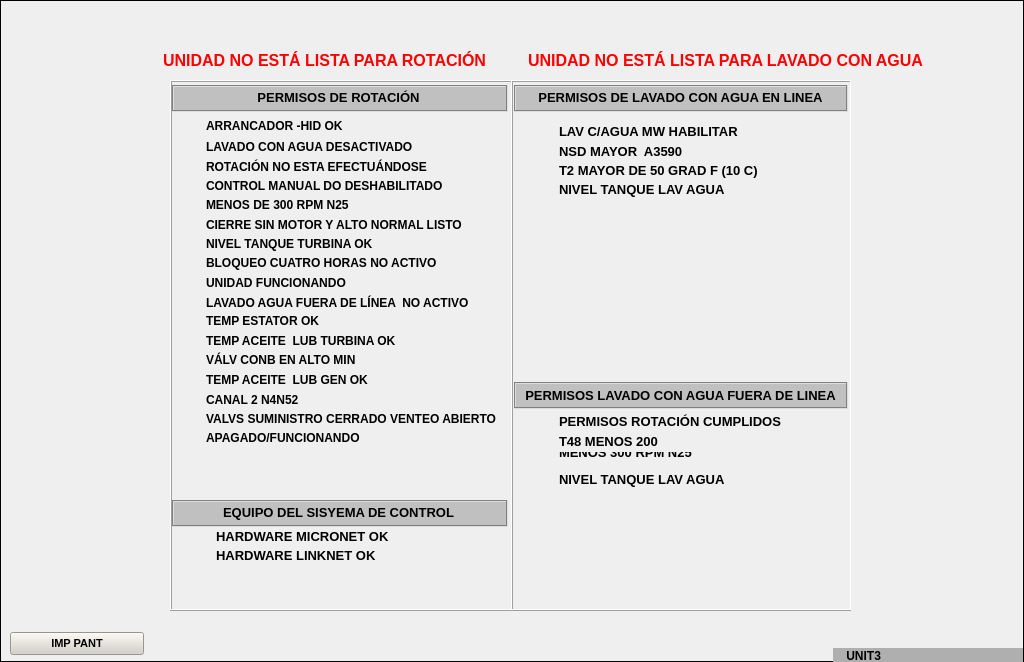
<?xml version="1.0" encoding="UTF-8"?>
<ui version="4.0">
 <class>A6</class>
 <widget class="QWidget" name="A6">
  <property name="geometry">
   <rect>
    <x>0</x>
    <y>0</y>
    <width>1024</width>
    <height>662</height>
   </rect>
  </property>
  <property name="minimumSize">
   <size>
    <width>1024</width>
    <height>662</height>
   </size>
  </property>
  <property name="maximumSize">
   <size>
    <width>1024</width>
    <height>662</height>
   </size>
  </property>
  <property name="windowTitle">
   <string>Form</string>
  </property>
  <widget class="QLabel" name="label">
   <property name="enabled">
    <bool>true</bool>
   </property>
   <property name="geometry">
    <rect>
     <x>0</x>
     <y>0</y>
     <width>1024</width>
     <height>662</height>
    </rect>
   </property>
   <property name="minimumSize">
    <size>
     <width>1024</width>
     <height>662</height>
    </size>
   </property>
   <property name="maximumSize">
    <size>
     <width>1024</width>
     <height>662</height>
    </size>
   </property>
   <property name="frameShape">
    <enum>QFrame::Box</enum>
   </property>
   <property name="text">
    <string/>
   </property>
   <property name="pixmap">
    <pixmap resource="../Resources.qrc">:/Resources/PNG/A6.png</pixmap>
   </property>
   <property name="scaledContents">
    <bool>true</bool>
   </property>
  </widget>
  <widget class="QFrame" name="frame">
   <property name="geometry">
    <rect>
     <x>170</x>
     <y>80</y>
     <width>681</width>
     <height>531</height>
    </rect>
   </property>
   <property name="frameShape">
    <enum>QFrame::StyledPanel</enum>
   </property>
   <property name="frameShadow">
    <enum>QFrame::Raised</enum>
   </property>
   <widget class="QFrame" name="frame_2">
    <property name="geometry">
     <rect>
      <x>0</x>
      <y>0</y>
      <width>343</width>
      <height>531</height>
     </rect>
    </property>
    <property name="frameShape">
     <enum>QFrame::Box</enum>
    </property>
    <property name="frameShadow">
     <enum>QFrame::Raised</enum>
    </property>
    <widget class="AWMultiObject" name="ledApaFun">
     <property name="geometry">
      <rect>
       <x>6</x>
       <y>347</y>
       <width>31</width>
       <height>25</height>
      </rect>
     </property>
     <property name="ElementType">
      <enum>AWMultiObject::CIRLED</enum>
     </property>
    </widget>
    <widget class="QLabel" name="lbApaFunT">
     <property name="geometry">
      <rect>
       <x>36</x>
       <y>350</y>
       <width>300</width>
       <height>16</height>
      </rect>
     </property>
     <property name="font">
      <font>
       <pointsize>9</pointsize>
       <weight>75</weight>
       <bold>true</bold>
      </font>
     </property>
     <property name="text">
      <string>APAGADO/FUNCIONANDO</string>
     </property>
    </widget>
    <widget class="AWMultiObject" name="ledArraHid">
     <property name="geometry">
      <rect>
       <x>6</x>
       <y>38</y>
       <width>31</width>
       <height>25</height>
      </rect>
     </property>
     <property name="ElementType">
      <enum>AWMultiObject::CIRLED</enum>
     </property>
    </widget>
    <widget class="QLabel" name="lbArraHidT">
     <property name="geometry">
      <rect>
       <x>36</x>
       <y>38</y>
       <width>300</width>
       <height>16</height>
      </rect>
     </property>
     <property name="font">
      <font>
       <pointsize>9</pointsize>
       <weight>75</weight>
       <bold>true</bold>
      </font>
     </property>
     <property name="text">
      <string>ARRANCADOR -HID OK</string>
     </property>
    </widget>
    <widget class="QLabel" name="lbLavConADT">
     <property name="geometry">
      <rect>
       <x>36</x>
       <y>59</y>
       <width>300</width>
       <height>16</height>
      </rect>
     </property>
     <property name="font">
      <font>
       <pointsize>9</pointsize>
       <weight>75</weight>
       <bold>true</bold>
      </font>
     </property>
     <property name="text">
      <string>LAVADO CON AGUA DESACTIVADO</string>
     </property>
    </widget>
    <widget class="AWMultiObject" name="ledLavConAD">
     <property name="geometry">
      <rect>
       <x>6</x>
       <y>58</y>
       <width>31</width>
       <height>25</height>
      </rect>
     </property>
     <property name="ElementType">
      <enum>AWMultiObject::CIRLED</enum>
     </property>
    </widget>
    <widget class="QLabel" name="lbHardMicrT">
     <property name="geometry">
      <rect>
       <x>46</x>
       <y>448</y>
       <width>251</width>
       <height>16</height>
      </rect>
     </property>
     <property name="font">
      <font>
       <pointsize>10</pointsize>
       <weight>75</weight>
       <bold>true</bold>
      </font>
     </property>
     <property name="text">
      <string>HARDWARE MICRONET OK</string>
     </property>
    </widget>
    <widget class="QLabel" name="lbHarLinkT">
     <property name="geometry">
      <rect>
       <x>46</x>
       <y>467</y>
       <width>251</width>
       <height>16</height>
      </rect>
     </property>
     <property name="font">
      <font>
       <pointsize>10</pointsize>
       <weight>75</weight>
       <bold>true</bold>
      </font>
     </property>
     <property name="text">
      <string>HARDWARE LINKNET OK</string>
     </property>
    </widget>
    <widget class="AWMultiObject" name="ledHarLink">
     <property name="geometry">
      <rect>
       <x>13</x>
       <y>465</y>
       <width>31</width>
       <height>25</height>
      </rect>
     </property>
     <property name="ElementType">
      <enum>AWMultiObject::CIRLED</enum>
     </property>
    </widget>
    <widget class="AWMultiObject" name="ledHardMicr">
     <property name="geometry">
      <rect>
       <x>13</x>
       <y>445</y>
       <width>31</width>
       <height>25</height>
      </rect>
     </property>
     <property name="ElementType">
      <enum>AWMultiObject::CIRLED</enum>
     </property>
    </widget>
    <widget class="QLabel" name="lbRotNET">
     <property name="geometry">
      <rect>
       <x>36</x>
       <y>79</y>
       <width>300</width>
       <height>16</height>
      </rect>
     </property>
     <property name="font">
      <font>
       <pointsize>9</pointsize>
       <weight>75</weight>
       <bold>true</bold>
      </font>
     </property>
     <property name="text">
      <string>ROTACIÓN NO ESTA EFECTUÁNDOSE</string>
     </property>
    </widget>
    <widget class="AWMultiObject" name="ledRotNE">
     <property name="geometry">
      <rect>
       <x>6</x>
       <y>76</y>
       <width>31</width>
       <height>25</height>
      </rect>
     </property>
     <property name="ElementType">
      <enum>AWMultiObject::CIRLED</enum>
     </property>
    </widget>
    <widget class="AWMultiObject" name="ledCtrlMD">
     <property name="geometry">
      <rect>
       <x>6</x>
       <y>96</y>
       <width>31</width>
       <height>25</height>
      </rect>
     </property>
     <property name="ElementType">
      <enum>AWMultiObject::CIRLED</enum>
     </property>
    </widget>
    <widget class="QLabel" name="lbCtrlMDT">
     <property name="geometry">
      <rect>
       <x>36</x>
       <y>98</y>
       <width>300</width>
       <height>16</height>
      </rect>
     </property>
     <property name="font">
      <font>
       <pointsize>9</pointsize>
       <weight>75</weight>
       <bold>true</bold>
      </font>
     </property>
     <property name="text">
      <string>CONTROL MANUAL DO DESHABILITADO</string>
     </property>
    </widget>
    <widget class="AWMultiObject" name="ledMen300N25_1">
     <property name="geometry">
      <rect>
       <x>6</x>
       <y>116</y>
       <width>31</width>
       <height>25</height>
      </rect>
     </property>
     <property name="ElementType">
      <enum>AWMultiObject::CIRLED</enum>
     </property>
    </widget>
    <widget class="QLabel" name="lbMen300N25_1T">
     <property name="geometry">
      <rect>
       <x>36</x>
       <y>117</y>
       <width>300</width>
       <height>16</height>
      </rect>
     </property>
     <property name="font">
      <font>
       <pointsize>9</pointsize>
       <weight>75</weight>
       <bold>true</bold>
      </font>
     </property>
     <property name="text">
      <string>MENOS DE 300 RPM N25</string>
     </property>
    </widget>
    <widget class="AWMultiObject" name="ledCieSinM">
     <property name="geometry">
      <rect>
       <x>6</x>
       <y>135</y>
       <width>31</width>
       <height>25</height>
      </rect>
     </property>
     <property name="ElementType">
      <enum>AWMultiObject::CIRLED</enum>
     </property>
    </widget>
    <widget class="QLabel" name="lbCieSinMT">
     <property name="geometry">
      <rect>
       <x>36</x>
       <y>137</y>
       <width>300</width>
       <height>16</height>
      </rect>
     </property>
     <property name="font">
      <font>
       <pointsize>9</pointsize>
       <weight>75</weight>
       <bold>true</bold>
      </font>
     </property>
     <property name="text">
      <string>CIERRE SIN MOTOR Y ALTO NORMAL LISTO</string>
     </property>
    </widget>
    <widget class="AWMultiObject" name="ledBloqNo">
     <property name="geometry">
      <rect>
       <x>6</x>
       <y>173</y>
       <width>31</width>
       <height>25</height>
      </rect>
     </property>
     <property name="ElementType">
      <enum>AWMultiObject::CIRLED</enum>
     </property>
    </widget>
    <widget class="QLabel" name="lbNivTanTurT">
     <property name="geometry">
      <rect>
       <x>36</x>
       <y>156</y>
       <width>300</width>
       <height>16</height>
      </rect>
     </property>
     <property name="font">
      <font>
       <pointsize>9</pointsize>
       <weight>75</weight>
       <bold>true</bold>
      </font>
     </property>
     <property name="text">
      <string>NIVEL TANQUE TURBINA OK</string>
     </property>
    </widget>
    <widget class="AWMultiObject" name="ledLavAguFu">
     <property name="geometry">
      <rect>
       <x>6</x>
       <y>211</y>
       <width>31</width>
       <height>25</height>
      </rect>
     </property>
     <property name="ElementType">
      <enum>AWMultiObject::CIRLED</enum>
     </property>
    </widget>
    <widget class="QLabel" name="lbBloqNoT">
     <property name="geometry">
      <rect>
       <x>36</x>
       <y>175</y>
       <width>300</width>
       <height>16</height>
      </rect>
     </property>
     <property name="font">
      <font>
       <pointsize>9</pointsize>
       <weight>75</weight>
       <bold>true</bold>
      </font>
     </property>
     <property name="text">
      <string>BLOQUEO CUATRO HORAS NO ACTIVO</string>
     </property>
    </widget>
    <widget class="QLabel" name="lbTempEstT">
     <property name="geometry">
      <rect>
       <x>36</x>
       <y>233</y>
       <width>300</width>
       <height>16</height>
      </rect>
     </property>
     <property name="font">
      <font>
       <pointsize>9</pointsize>
       <weight>75</weight>
       <bold>true</bold>
      </font>
     </property>
     <property name="text">
      <string>TEMP ESTATOR OK</string>
     </property>
    </widget>
    <widget class="QLabel" name="lbLavAguFuT">
     <property name="geometry">
      <rect>
       <x>36</x>
       <y>215</y>
       <width>300</width>
       <height>16</height>
      </rect>
     </property>
     <property name="font">
      <font>
       <pointsize>9</pointsize>
       <weight>75</weight>
       <bold>true</bold>
      </font>
     </property>
     <property name="text">
      <string>LAVADO AGUA FUERA DE LÍNEA  NO ACTIVO</string>
     </property>
    </widget>
    <widget class="AWMultiObject" name="ledUnidFun">
     <property name="geometry">
      <rect>
       <x>6</x>
       <y>191</y>
       <width>31</width>
       <height>25</height>
      </rect>
     </property>
     <property name="ElementType">
      <enum>AWMultiObject::CIRLED</enum>
     </property>
    </widget>
    <widget class="AWMultiObject" name="ledTempAceTur">
     <property name="geometry">
      <rect>
       <x>6</x>
       <y>250</y>
       <width>31</width>
       <height>25</height>
      </rect>
     </property>
     <property name="ElementType">
      <enum>AWMultiObject::CIRLED</enum>
     </property>
    </widget>
    <widget class="QLabel" name="lbUnidFunT">
     <property name="geometry">
      <rect>
       <x>36</x>
       <y>195</y>
       <width>300</width>
       <height>16</height>
      </rect>
     </property>
     <property name="font">
      <font>
       <pointsize>9</pointsize>
       <weight>75</weight>
       <bold>true</bold>
      </font>
     </property>
     <property name="text">
      <string>UNIDAD FUNCIONANDO</string>
     </property>
    </widget>
    <widget class="AWMultiObject" name="ledNivTanTur">
     <property name="geometry">
      <rect>
       <x>6</x>
       <y>153</y>
       <width>31</width>
       <height>25</height>
      </rect>
     </property>
     <property name="ElementType">
      <enum>AWMultiObject::CIRLED</enum>
     </property>
    </widget>
    <widget class="AWMultiObject" name="ledTempEst">
     <property name="geometry">
      <rect>
       <x>6</x>
       <y>231</y>
       <width>31</width>
       <height>25</height>
      </rect>
     </property>
     <property name="ElementType">
      <enum>AWMultiObject::CIRLED</enum>
     </property>
    </widget>
    <widget class="QLabel" name="lbTempAceTurT">
     <property name="geometry">
      <rect>
       <x>36</x>
       <y>253</y>
       <width>300</width>
       <height>16</height>
      </rect>
     </property>
     <property name="font">
      <font>
       <pointsize>9</pointsize>
       <weight>75</weight>
       <bold>true</bold>
      </font>
     </property>
     <property name="text">
      <string>TEMP ACEITE  LUB TURBINA OK</string>
     </property>
    </widget>
    <widget class="QLabel" name="lbValConbT">
     <property name="geometry">
      <rect>
       <x>36</x>
       <y>272</y>
       <width>300</width>
       <height>16</height>
      </rect>
     </property>
     <property name="font">
      <font>
       <pointsize>9</pointsize>
       <weight>75</weight>
       <bold>true</bold>
      </font>
     </property>
     <property name="text">
      <string>VÁLV CONB EN ALTO MIN</string>
     </property>
    </widget>
    <widget class="QLabel" name="lbTempAceGenT">
     <property name="geometry">
      <rect>
       <x>36</x>
       <y>292</y>
       <width>300</width>
       <height>16</height>
      </rect>
     </property>
     <property name="font">
      <font>
       <pointsize>9</pointsize>
       <weight>75</weight>
       <bold>true</bold>
      </font>
     </property>
     <property name="text">
      <string>TEMP ACEITE  LUB GEN OK</string>
     </property>
    </widget>
    <widget class="AWMultiObject" name="ledValSumCer">
     <property name="geometry">
      <rect>
       <x>6</x>
       <y>328</y>
       <width>31</width>
       <height>25</height>
      </rect>
     </property>
     <property name="ElementType">
      <enum>AWMultiObject::CIRLED</enum>
     </property>
    </widget>
    <widget class="QLabel" name="lbCan2T">
     <property name="geometry">
      <rect>
       <x>36</x>
       <y>312</y>
       <width>300</width>
       <height>16</height>
      </rect>
     </property>
     <property name="font">
      <font>
       <pointsize>9</pointsize>
       <weight>75</weight>
       <bold>true</bold>
      </font>
     </property>
     <property name="text">
      <string>CANAL 2 N4N52</string>
     </property>
    </widget>
    <widget class="AWMultiObject" name="ledCan2">
     <property name="geometry">
      <rect>
       <x>6</x>
       <y>308</y>
       <width>31</width>
       <height>25</height>
      </rect>
     </property>
     <property name="ElementType">
      <enum>AWMultiObject::CIRLED</enum>
     </property>
    </widget>
    <widget class="QLabel" name="lbValSumCerT">
     <property name="geometry">
      <rect>
       <x>36</x>
       <y>331</y>
       <width>300</width>
       <height>16</height>
      </rect>
     </property>
     <property name="font">
      <font>
       <pointsize>9</pointsize>
       <weight>75</weight>
       <bold>true</bold>
      </font>
     </property>
     <property name="text">
      <string>VALVS SUMINISTRO CERRADO VENTEO ABIERTO</string>
     </property>
    </widget>
    <widget class="AWMultiObject" name="ledTempAceGen">
     <property name="geometry">
      <rect>
       <x>6</x>
       <y>289</y>
       <width>31</width>
       <height>25</height>
      </rect>
     </property>
     <property name="ElementType">
      <enum>AWMultiObject::CIRLED</enum>
     </property>
    </widget>
    <widget class="AWMultiObject" name="ledValConb">
     <property name="geometry">
      <rect>
       <x>6</x>
       <y>269</y>
       <width>31</width>
       <height>25</height>
      </rect>
     </property>
     <property name="ElementType">
      <enum>AWMultiObject::CIRLED</enum>
     </property>
    </widget>
    <widget class="QFrame" name="frame_4">
     <property name="geometry">
      <rect>
       <x>2</x>
       <y>5</y>
       <width>336</width>
       <height>27</height>
      </rect>
     </property>
     <property name="styleSheet">
      <string notr="true">background-color: rgb(192, 192, 192);</string>
     </property>
     <property name="frameShape">
      <enum>QFrame::Box</enum>
     </property>
     <property name="frameShadow">
      <enum>QFrame::Sunken</enum>
     </property>
     <widget class="QLabel" name="lbPerRotT_2">
      <property name="geometry">
       <rect>
        <x>5</x>
        <y>3</y>
        <width>323</width>
        <height>18</height>
       </rect>
      </property>
      <property name="font">
       <font>
        <pointsize>10</pointsize>
        <weight>75</weight>
        <bold>true</bold>
       </font>
      </property>
      <property name="text">
       <string>PERMISOS DE ROTACIÓN</string>
      </property>
      <property name="alignment">
       <set>Qt::AlignCenter</set>
      </property>
     </widget>
    </widget>
    <widget class="QFrame" name="frame_5">
     <property name="geometry">
      <rect>
       <x>2</x>
       <y>420</y>
       <width>336</width>
       <height>27</height>
      </rect>
     </property>
     <property name="styleSheet">
      <string notr="true">background-color: rgb(192, 192, 192);</string>
     </property>
     <property name="frameShape">
      <enum>QFrame::Box</enum>
     </property>
     <property name="frameShadow">
      <enum>QFrame::Sunken</enum>
     </property>
     <widget class="QLabel" name="lbSisT">
      <property name="geometry">
       <rect>
        <x>5</x>
        <y>3</y>
        <width>323</width>
        <height>18</height>
       </rect>
      </property>
      <property name="font">
       <font>
        <pointsize>10</pointsize>
        <weight>75</weight>
        <bold>true</bold>
       </font>
      </property>
      <property name="text">
       <string>EQUIPO DEL SISYEMA DE CONTROL</string>
      </property>
      <property name="alignment">
       <set>Qt::AlignCenter</set>
      </property>
     </widget>
    </widget>
   </widget>
   <widget class="QFrame" name="frame_3">
    <property name="geometry">
     <rect>
      <x>341</x>
      <y>0</y>
      <width>341</width>
      <height>531</height>
     </rect>
    </property>
    <property name="frameShape">
     <enum>QFrame::Box</enum>
    </property>
    <property name="frameShadow">
     <enum>QFrame::Raised</enum>
    </property>
    <widget class="AWMultiObject" name="ledT2May">
     <property name="geometry">
      <rect>
       <x>16</x>
       <y>77</y>
       <width>31</width>
       <height>25</height>
      </rect>
     </property>
     <property name="ElementType">
      <enum>AWMultiObject::CIRLED</enum>
     </property>
    </widget>
    <widget class="AWMultiObject" name="ledNivTan">
     <property name="geometry">
      <rect>
       <x>16</x>
       <y>97</y>
       <width>31</width>
       <height>25</height>
      </rect>
     </property>
     <property name="ElementType">
      <enum>AWMultiObject::CIRLED</enum>
     </property>
    </widget>
    <widget class="AWMultiObject" name="ledLavAgua">
     <property name="geometry">
      <rect>
       <x>16</x>
       <y>40</y>
       <width>31</width>
       <height>25</height>
      </rect>
     </property>
     <property name="ElementType">
      <enum>AWMultiObject::CIRLED</enum>
     </property>
    </widget>
    <widget class="QLabel" name="lbNivTanT">
     <property name="geometry">
      <rect>
       <x>48</x>
       <y>101</y>
       <width>251</width>
       <height>16</height>
      </rect>
     </property>
     <property name="font">
      <font>
       <pointsize>10</pointsize>
       <weight>75</weight>
       <bold>true</bold>
      </font>
     </property>
     <property name="text">
      <string>NIVEL TANQUE LAV AGUA</string>
     </property>
    </widget>
    <widget class="AWMultiObject" name="ledNsd">
     <property name="geometry">
      <rect>
       <x>16</x>
       <y>58</y>
       <width>31</width>
       <height>25</height>
      </rect>
     </property>
     <property name="ElementType">
      <enum>AWMultiObject::CIRLED</enum>
     </property>
    </widget>
    <widget class="QLabel" name="lbNsdT">
     <property name="geometry">
      <rect>
       <x>48</x>
       <y>63</y>
       <width>251</width>
       <height>16</height>
      </rect>
     </property>
     <property name="font">
      <font>
       <pointsize>10</pointsize>
       <weight>75</weight>
       <bold>true</bold>
      </font>
     </property>
     <property name="text">
      <string>NSD MAYOR  A3590</string>
     </property>
    </widget>
    <widget class="QLabel" name="lbLavAguaT">
     <property name="geometry">
      <rect>
       <x>48</x>
       <y>43</y>
       <width>251</width>
       <height>16</height>
      </rect>
     </property>
     <property name="font">
      <font>
       <pointsize>10</pointsize>
       <weight>75</weight>
       <bold>true</bold>
      </font>
     </property>
     <property name="text">
      <string>LAV C/AGUA MW HABILITAR</string>
     </property>
    </widget>
    <widget class="QLabel" name="lbT2MayT">
     <property name="geometry">
      <rect>
       <x>48</x>
       <y>82</y>
       <width>251</width>
       <height>16</height>
      </rect>
     </property>
     <property name="font">
      <font>
       <pointsize>10</pointsize>
       <weight>75</weight>
       <bold>true</bold>
      </font>
     </property>
     <property name="text">
      <string>T2 MAYOR DE 50 GRAD F (10 C)</string>
     </property>
    </widget>
    <widget class="AWMultiObject" name="ledMen300N25_2">
     <property name="geometry">
      <rect>
       <x>16</x>
       <y>369</y>
       <width>31</width>
       <height>25</height>
      </rect>
     </property>
     <property name="ElementType">
      <enum>AWMultiObject::CIRLED</enum>
     </property>
    </widget>
    <widget class="AWMultiObject" name="ledNivTan_2">
     <property name="geometry">
      <rect>
       <x>16</x>
       <y>388</y>
       <width>31</width>
       <height>25</height>
      </rect>
     </property>
     <property name="ElementType">
      <enum>AWMultiObject::CIRLED</enum>
     </property>
    </widget>
    <widget class="AWMultiObject" name="ledPerRot">
     <property name="geometry">
      <rect>
       <x>16</x>
       <y>330</y>
       <width>31</width>
       <height>25</height>
      </rect>
     </property>
     <property name="ElementType">
      <enum>AWMultiObject::CIRLED</enum>
     </property>
    </widget>
    <widget class="QLabel" name="lbNivTanT_2">
     <property name="geometry">
      <rect>
       <x>48</x>
       <y>391</y>
       <width>251</width>
       <height>16</height>
      </rect>
     </property>
     <property name="font">
      <font>
       <pointsize>10</pointsize>
       <weight>75</weight>
       <bold>true</bold>
      </font>
     </property>
     <property name="text">
      <string>NIVEL TANQUE LAV AGUA</string>
     </property>
    </widget>
    <widget class="AWMultiObject" name="ledT48Men">
     <property name="geometry">
      <rect>
       <x>16</x>
       <y>349</y>
       <width>31</width>
       <height>25</height>
      </rect>
     </property>
     <property name="ElementType">
      <enum>AWMultiObject::CIRLED</enum>
     </property>
    </widget>
    <widget class="QLabel" name="lbT48MenT">
     <property name="geometry">
      <rect>
       <x>48</x>
       <y>353</y>
       <width>251</width>
       <height>16</height>
      </rect>
     </property>
     <property name="font">
      <font>
       <pointsize>10</pointsize>
       <weight>75</weight>
       <bold>true</bold>
      </font>
     </property>
     <property name="text">
      <string>T48 MENOS 200</string>
     </property>
    </widget>
    <widget class="QLabel" name="lbPerRotT">
     <property name="geometry">
      <rect>
       <x>48</x>
       <y>333</y>
       <width>251</width>
       <height>16</height>
      </rect>
     </property>
     <property name="font">
      <font>
       <pointsize>10</pointsize>
       <weight>75</weight>
       <bold>true</bold>
      </font>
     </property>
     <property name="text">
      <string>PERMISOS ROTACIÓN CUMPLIDOS</string>
     </property>
    </widget>
    <widget class="QLabel" name="lbMen300N25_2T">
     <property name="geometry">
      <rect>
       <x>48</x>
       <y>372</y>
       <width>251</width>
       <height>16</height>
      </rect>
     </property>
     <property name="font">
      <font>
       <pointsize>10</pointsize>
       <weight>75</weight>
       <bold>true</bold>
      </font>
     </property>
     <property name="text">
      <string>MENOS 300 RPM N25
</string>
     </property>
    </widget>
    <widget class="QFrame" name="frame_6">
     <property name="geometry">
      <rect>
       <x>3</x>
       <y>5</y>
       <width>334</width>
       <height>27</height>
      </rect>
     </property>
     <property name="styleSheet">
      <string notr="true">background-color: rgb(192, 192, 192);</string>
     </property>
     <property name="frameShape">
      <enum>QFrame::Box</enum>
     </property>
     <property name="frameShadow">
      <enum>QFrame::Sunken</enum>
     </property>
     <widget class="QLabel" name="lbPerLavEnLinT">
      <property name="geometry">
       <rect>
        <x>5</x>
        <y>3</y>
        <width>323</width>
        <height>18</height>
       </rect>
      </property>
      <property name="font">
       <font>
        <pointsize>10</pointsize>
        <weight>75</weight>
        <bold>true</bold>
       </font>
      </property>
      <property name="frameShadow">
       <enum>QFrame::Sunken</enum>
      </property>
      <property name="text">
       <string>PERMISOS DE LAVADO CON AGUA EN LINEA</string>
      </property>
      <property name="alignment">
       <set>Qt::AlignCenter</set>
      </property>
     </widget>
    </widget>
    <widget class="QFrame" name="frame_7">
     <property name="geometry">
      <rect>
       <x>3</x>
       <y>302</y>
       <width>334</width>
       <height>27</height>
      </rect>
     </property>
     <property name="styleSheet">
      <string notr="true">background-color: rgb(192, 192, 192);</string>
     </property>
     <property name="frameShape">
      <enum>QFrame::Box</enum>
     </property>
     <property name="frameShadow">
      <enum>QFrame::Sunken</enum>
     </property>
     <widget class="QLabel" name="lbPerLavDeLinT">
      <property name="geometry">
       <rect>
        <x>5</x>
        <y>4</y>
        <width>323</width>
        <height>18</height>
       </rect>
      </property>
      <property name="font">
       <font>
        <pointsize>10</pointsize>
        <weight>75</weight>
        <bold>true</bold>
       </font>
      </property>
      <property name="text">
       <string>PERMISOS LAVADO CON AGUA FUERA DE LINEA</string>
      </property>
      <property name="alignment">
       <set>Qt::AlignCenter</set>
      </property>
     </widget>
    </widget>
   </widget>
  </widget>
  <widget class="QLabel" name="lbUniNoT">
   <property name="geometry">
    <rect>
     <x>163</x>
     <y>50</y>
     <width>361</width>
     <height>21</height>
    </rect>
   </property>
   <property name="font">
    <font>
     <pointsize>12</pointsize>
     <weight>75</weight>
     <bold>true</bold>
    </font>
   </property>
   <property name="styleSheet">
    <string notr="true">color: rgb(255, 0, 0);</string>
   </property>
   <property name="text">
    <string>UNIDAD NO ESTÁ LISTA PARA ROTACIÓN</string>
   </property>
  </widget>
  <widget class="QLabel" name="label_32">
   <property name="geometry">
    <rect>
     <x>528</x>
     <y>50</y>
     <width>431</width>
     <height>21</height>
    </rect>
   </property>
   <property name="font">
    <font>
     <pointsize>12</pointsize>
     <weight>75</weight>
     <bold>true</bold>
    </font>
   </property>
   <property name="styleSheet">
    <string notr="true">color: rgb(255, 0, 0);</string>
   </property>
   <property name="text">
    <string>UNIDAD NO ESTÁ LISTA PARA LAVADO CON AGUA</string>
   </property>
  </widget>
  <widget class="QLabel" name="lbUnit3">
   <property name="geometry">
    <rect>
     <x>833</x>
     <y>648</y>
     <width>190</width>
     <height>15</height>
    </rect>
   </property>
   <property name="font">
    <font>
     <weight>75</weight>
     <bold>true</bold>
    </font>
   </property>
   <property name="styleSheet">
    <string notr="true">background-color: rgb(175, 175, 175);</string>
   </property>
   <property name="text">
    <string>    UNIT3</string>
   </property>
  </widget>
  <widget class="QPushButton" name="btnIMPPant">
   <property name="geometry">
    <rect>
     <x>10</x>
     <y>632</y>
     <width>134</width>
     <height>23</height>
    </rect>
   </property>
   <property name="font">
    <font>
     <pointsize>8</pointsize>
     <weight>75</weight>
     <bold>true</bold>
    </font>
   </property>
   <property name="styleSheet">
    <string notr="true">background-color: rgb(212, 208, 200);</string>
   </property>
   <property name="text">
    <string>IMP PANT</string>
   </property>
  </widget>
 </widget>
 <customwidgets>
  <customwidget>
   <class>AWMultiObject</class>
   <extends>QWidget</extends>
   <header>awmultiobject.h</header>
  </customwidget>
 </customwidgets>
 <resources>
  <include location="../Resources.qrc"/>
 </resources>
 <connections/>
</ui>
